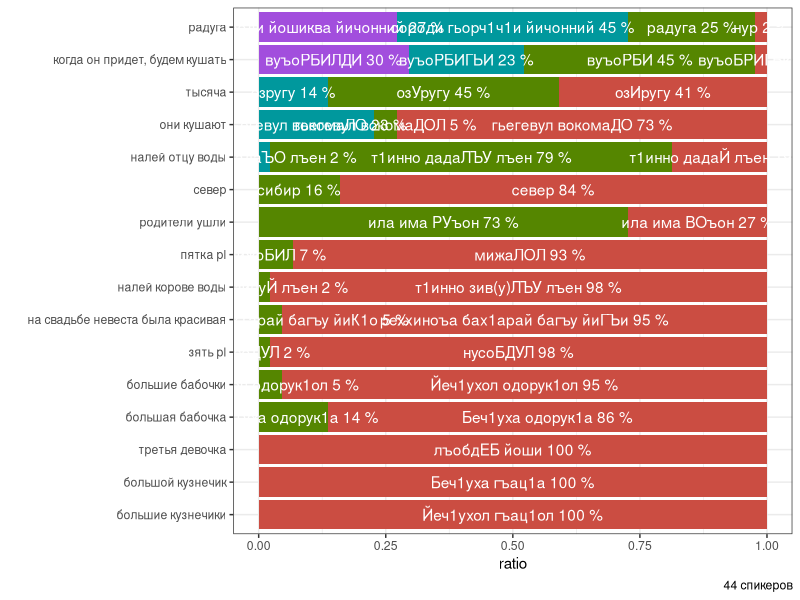
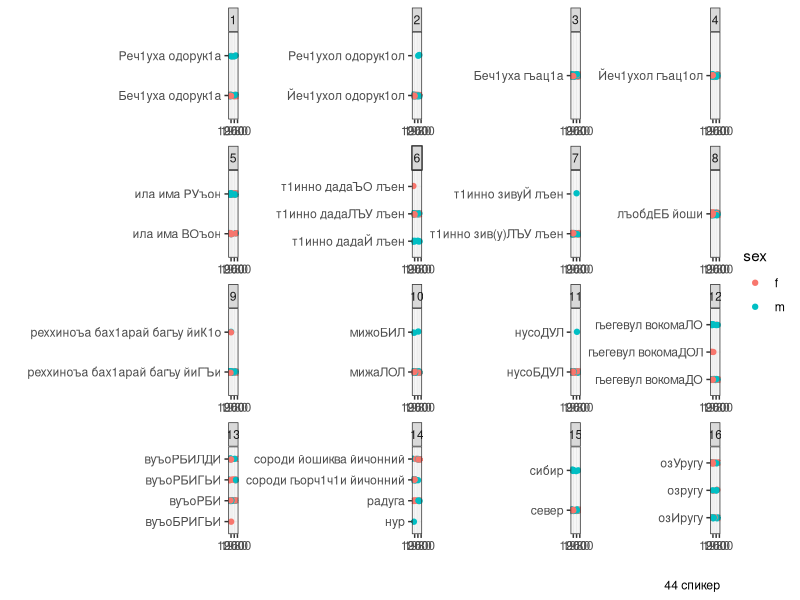
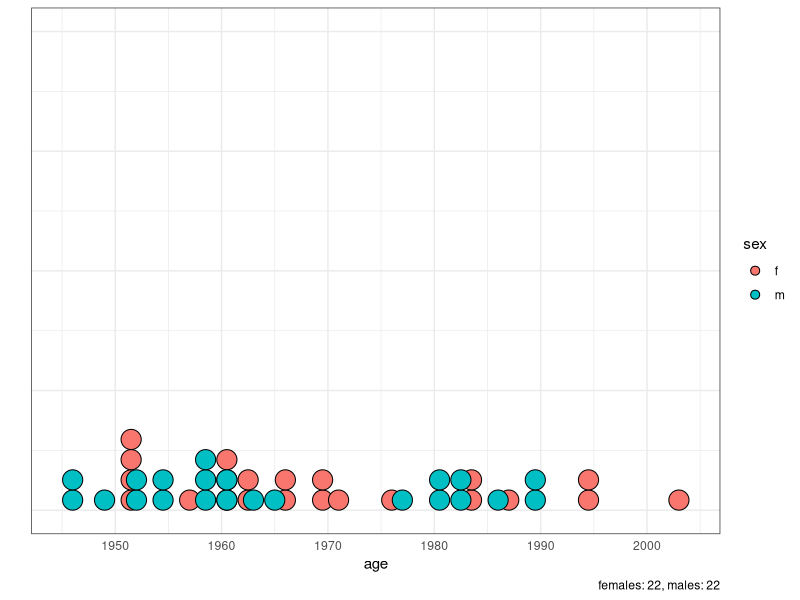

Reproduce these figures in R, in order.
setwd("/home/agricolamz/work/materials/2019.07.11-19_Zilo")
library(tidyverse)
theme_set(theme_bw())
df <- read_csv("experiment_questionary.csv")
df %>% 
  filter(`first reaction` == "+") %>% 
  count(translation, expectations) %>% 
  group_by(translation) %>% 
  mutate(ratio = n/sum(n),
         type = factor(1:length(n)),
         length = length(type)) %>% 
  ungroup() %>% 
  mutate(translation = reorder(translation, length)) %>% 
  ggplot(aes(translation, ratio, fill = type))+
  geom_col(position = "stack", show.legend = FALSE)+
  geom_text(aes(label = paste(expectations, round(ratio*100), "%")),  position = position_stack(vjust = 0.5), color = "white")+
  coord_flip()+
  labs(caption = paste(length(unique(df$speaker_id)), "спикеров"),
       x = "")+
  scale_fill_hue(l=50)

# sociolinguistics --------------------------------------------------------
df %>% 
  filter(`first reaction` == "+") %>%
  mutate(age = 2019-age) %>% 
  distinct(f_id, speaker_id, sex, age, expectations) %>% 
  ggplot(aes(expectations, age, color = sex))+
  geom_jitter(width = 0.02)+
  coord_flip()+
  facet_wrap(~f_id, scale = "free")+
  labs(caption = paste(length(unique(df$speaker_id)), "спикер"),
       y = "", x = "")
  
df %>% 
  distinct(speaker_id, sex) %>% 
  count(sex) ->
  sexes

df %>% 
  mutate(age = 2019-age) %>% 
  distinct(speaker_id, sex, age) %>% 
  ggplot(aes(age, fill = sex))+
  geom_dotplot(dotsize = 1)+
  labs(caption = paste0("females: ", sexes$n[1], ", males: ", sexes$n[2]),
       y = "")+
  scale_x_continuous(breaks=1:6*10+1940)+
  theme(axis.text.y = element_blank(),
        axis.ticks = element_blank())
  